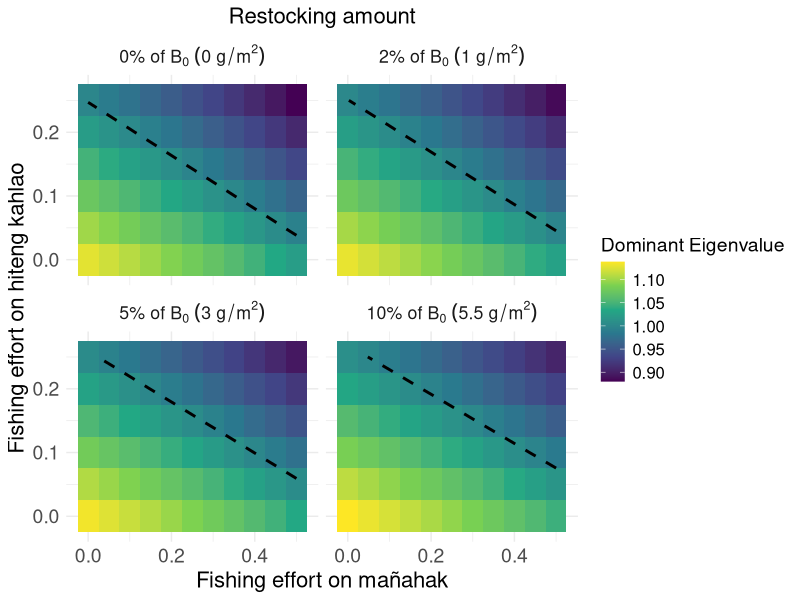

Reproduce this figure in R.
library(tidyverse)
library(viridis)

# Parameters
juvenile_mortality <- 0.9 / 2
subadult_mortality <- 0.54 / 2
adult_mortality <- 0.33 / 2
juvenile_survival_rate <- 1 - juvenile_mortality
subadult_survival_rate <- 1 - subadult_mortality
adult_survival_rate <-  1 - adult_mortality

juvenile_to_subadult_rate <- 1
subadult_to_adult_rate <- 0.5

reproduction_rate <- 2
reproduction_rate_2 <- 1.5

carrying_capacity <- 68
time_steps <- 200

# Parameter ranges
fishing_effort_values <- seq(0, 0.5, by = 0.05)
restocking_values <- c(0, 1, 3, 5.5) # Restocking scenarios

#Current fishing for burn in
F_current_instantaneous <- 0.09 
F_current_discrete <- (1 - exp(-F_current_instantaneous)) / 2
F_current_discrete

F_current_discrete_juv <- 0.01


run_simulation <- function(F_adults, F_juveniles, restocked_juveniles, burn_in_time = 100) {
  juvenile_population <- 10
  subadult_population <- 10
  adult_population <- 10
  
  # Store population over time and eigenvalues
  population_over_time <- numeric(time_steps)
  eigenvalues_over_time <- numeric(time_steps) 
  restocked_dagge_values <- numeric(time_steps) 
  
  for (t in 1:time_steps) {
    if (t <= burn_in_time) {
      F_adults_current <- F_current_discrete
      F_juveniles_current <- F_current_discrete_juv
      restocking <- 0
    } else {
      F_adults_current <- F_adults
      F_juveniles_current <- F_juveniles
      restocking <- restocked_juveniles
    }
    
    current_reproduction_rate <- ifelse(t %% 2 == 0, reproduction_rate, reproduction_rate_2)
    
    total_population <- juvenile_population + subadult_population + adult_population
    new_juveniles <- adult_population * current_reproduction_rate * (1 - total_population / carrying_capacity)
    surviving_juveniles <- juvenile_population * juvenile_survival_rate * (1 - F_juveniles_current)
    new_subadults <- juvenile_population * juvenile_to_subadult_rate
    surviving_subadults <- subadult_population * subadult_survival_rate
    new_adults <- subadult_population * subadult_to_adult_rate
    surviving_adults <- adult_population * adult_survival_rate * (1 - F_adults_current)
    
    if (t %% 2 == 0) {
      juvenile_population <- max(0, new_juveniles + surviving_juveniles - new_subadults - restocking)
      restocked_dagge <- restocking + (2.35 * (1 - restocking / carrying_capacity))
      
      restocked_dagge_values[t] <- restocked_dagge  # Store restocked dagge value
      subadult_population <- max(0, new_subadults + surviving_subadults - new_adults + restocked_dagge)
    } else {
      juvenile_population <- max(0, new_juveniles + surviving_juveniles - new_subadults)
      subadult_population <- max(0, new_subadults + surviving_subadults - new_adults)
    }
    
    adult_population <- max(0, new_adults + surviving_adults)
    
    # Store total population at each timestep
    total_population <- juvenile_population + subadult_population + adult_population
    population_over_time[t] <- total_population 
    
    # Construct the population transition matrix
    transition_matrix <- matrix(c(
      #0, 0, current_reproduction_rate - (restocking / carrying_capacity),  # Juvenile production
      - (restocking / carrying_capacity), 0, current_reproduction_rate,  # Juvenile production
      juvenile_survival_rate * (1 - F_juveniles_current) * juvenile_to_subadult_rate + (restocking + (2.35 * (1 - restocking / carrying_capacity))) / carrying_capacity, 0, 0,  # Juvenile survival to subadult
      0, subadult_survival_rate * subadult_to_adult_rate, adult_survival_rate * (1 - F_adults_current)  # Subadult survival & transition
    ), nrow = 3, byrow = TRUE)
    
    # Compute the dominant eigenvalue (growth rate)
    eigenvalues <- eigen(transition_matrix)$values
    dominant_eigenvalue <- max(Re(eigenvalues))  # Take the real part
    eigenvalues_over_time[t] <- dominant_eigenvalue
  }
  
  return(list(
    avg_population_last_20 = mean(population_over_time[(time_steps - 19):time_steps]),
    avg_eigenvalue_last_20 = mean(eigenvalues_over_time[(time_steps - 19):time_steps])  # Average last 20 timesteps
  ))
}



all_results <- data.frame()

for (restocked_juveniles in restocking_values) {
  sensitivity_results <- expand.grid(
    F_adults = fishing_effort_values,
    F_juveniles = fishing_effort_values
  ) %>%
    mutate(
      Avg_Total_Population = 0,
      Avg_Eigenvalue = 0  # New column for eigenvalues
    )
  
  reference_population <- run_simulation(
    F_adults = 0,
    F_juveniles = 0,
    restocked_juveniles = 0,
    burn_in_time = 100
  )
  
  for (i in seq_len(nrow(sensitivity_results))) {
    sim_result <- run_simulation(
      F_adults = sensitivity_results$F_adults[i],
      F_juveniles = sensitivity_results$F_juveniles[i],
      restocked_juveniles = restocked_juveniles,
      burn_in_time = 100
    )
    
    sensitivity_results$Avg_Total_Population[i] <- sim_result$avg_population_last_20
    sensitivity_results$Avg_Eigenvalue[i] <- sim_result$avg_eigenvalue_last_20
  }
  
  sensitivity_results <- sensitivity_results %>%
    mutate(
      Relative_Population = Avg_Total_Population / reference_population$avg_population_last_20,
      Restocking_Percent = round((restocked_juveniles / reference_population$avg_population_last_20) * 100, 0)
    )
  
  all_results <- bind_rows(all_results, sensitivity_results)
}


# Create labels with the correct expressions for each Restocking_Percent
all_results$Restocking_Label <- dplyr::case_when(
  all_results$Restocking_Percent == 0 ~ "0*'%'~of~B[0]~(0~g/m^2)",
  all_results$Restocking_Percent == 2 ~ "2*'%'~of~B[0]~(1~g/m^2)",
  all_results$Restocking_Percent == 5 ~ "5*'%'~of~B[0]~(3~g/m^2)",
  all_results$Restocking_Percent == 10 ~ "10*'%'~of~B[0]~(5.5~g/m^2)"
)

# Convert Restocking_Label to a factor and ensure its order aligns with Restocking_Percent
all_results$Restocking_Label <- factor(all_results$Restocking_Label,
                                       levels = c("0*'%'~of~B[0]~(0~g/m^2)", 
                                                  "2*'%'~of~B[0]~(1~g/m^2)", 
                                                  "5*'%'~of~B[0]~(3~g/m^2)",
                                                  "10*'%'~of~B[0]~(5.5~g/m^2)"))




eigen_heatmap<-ggplot(all_results %>% filter(F_adults <=0.3), aes(x = F_juveniles, y = F_adults, fill = Avg_Eigenvalue)) +
  geom_tile() +
  geom_contour(
    aes(z = Avg_Eigenvalue), 
    breaks = 1, 
    color = "black", 
    linetype = "dashed", 
    linewidth = 1
  ) +
  facet_wrap(~Restocking_Label, labeller = label_parsed) +
  scale_fill_viridis_c(name = "Dominant Eigenvalue") +
  labs(
    x = "Fishing effort on mañahak",
    y = "Fishing effort on hiteng kahlao",
    title = "Restocking amount"
  ) +
  theme_minimal() +
  theme(
    text = element_text(size = 16),
    plot.title = element_text(size = 16, hjust = 0.5),
    axis.title = element_text(size = 16),
    axis.text = element_text(size = 14),
    legend.title = element_text(size = 14),
    legend.text = element_text(size = 12)
  )

eigen_heatmap

#ggsave("~/Desktop/rabbitfish_eigenheatmap.png", eigen_heatmap, width=6, height=6, bg="transparent")


#line plot version?
# Modify the fishing scenario labels by multiplying each number by 2
line_data <- all_results %>%
  group_by(Restocking_Percent, F_adults, F_juveniles) %>%
  summarize(
    Avg_Eigenvalue = mean(Avg_Eigenvalue),
    .groups = "drop"
  ) %>%
  mutate(Fishing_Scenario = paste0(F_adults, ", ", F_juveniles))


subset_fishing_scenarios <- c(
  "0, 0",
  "0, 0.5",
  "0.15, 0.25",
  "0.2, 0.15",
  "0.4, 0.4",
  "0.5, 0",
  "0.5, 0.5"
)

subset_fishing_scenarios_modified <- sapply(subset_fishing_scenarios, function(x) {
  nums <- as.numeric(strsplit(x, ",")[[1]]) * 2
  paste(nums, collapse = ", ")
})

# Prepare data for line plot, filtered by selected fishing scenarios
line_data_subset <- line_data %>%
  filter(Fishing_Scenario %in% subset_fishing_scenarios)

figure5b<-ggplot(line_data_subset, aes(x = Restocking_Percent, y = Avg_Eigenvalue, 
                             color = Fishing_Scenario, linetype = Fishing_Scenario, 
                             group = Fishing_Scenario)) +
  geom_line(size = 1.5) +  # Increase line thickness
  scale_color_manual(values = viridis::viridis(length(subset_fishing_scenarios)), 
                     labels = subset_fishing_scenarios_modified,
                     name = "Annual fishing mortality of \nhiteng kahlao and mañahak") +
  scale_linetype_manual(values = c("solid", "dashed", "dotted", "dotdash", "twodash", "longdash", "F1"), 
                        labels = subset_fishing_scenarios_modified,  # Use same labels as color
                        name = "Annual fishing mortality of \nhiteng kahlao and mañahak") +  
  geom_hline(yintercept = 1, linetype = "solid", color = "red", linewidth = 1, alpha = 0.5) +  
  labs(
    x = bquote("Restocking (% of "~B[0]~")"),
    y = "Dominant eigenvalue",
    title = ""
  ) +
  ggtitle("B.") +
  theme_minimal() +
  theme(
    text = element_text(size = 16),
    plot.title = element_text(size = 16),
    axis.title = element_text(size = 16),
    axis.text = element_text(size = 14),
    legend.title = element_text(size = 14),
    legend.text = element_text(size = 12),
    legend.key.width = unit(1.5, "cm")  # Adjust legend width if needed
  )
